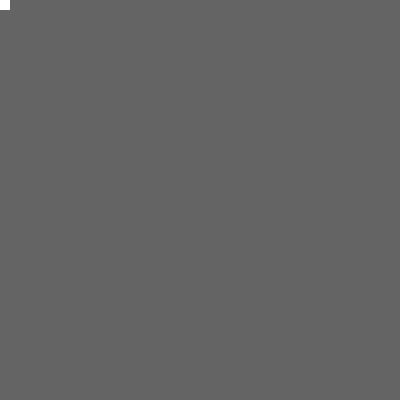
Frame 1 (no input)
Frame 60 (no input): blank canvas, image omitted
Frame 120 (the mouse pressed at the canvas centre since frame 60): blank canvas, image omitted

The p5.js sketch that drew this single still picture (run headless with seeded random() and noise() and a simulated clock; from frame 60 on, the mouse is pressed at the canvas centre):

// p5.js sketch
// ── sketch.js
var x = 0;
var y = 0;

var speed = 2;

var state = 0;

function setup() {
	createCanvas(400, 400);
}

function draw() {
	background(100);

	// display the square
	noStroke();
	fill(255);
	rect(x, y, 10, 10);

	// if state is 0 move to the right
	if (state == 0) {
		x += speed;
		if (x > width - 10) {
			x = width - 10;
			state = 1;
		} 
	} else if (state == 1) {
		y += speed;
		if (y > height - 10) {
			y = height - 10;
			state = 2;
		}
	} else if (state == 2) {
		x -= speed;
		if (x < 0) {
			x = 0;
			state = 3;
		}
	} else if (state == 3) {
		y -= speed;
		if (y < 0) {
			y = 0;
			state = 0;
		}
	}
}
